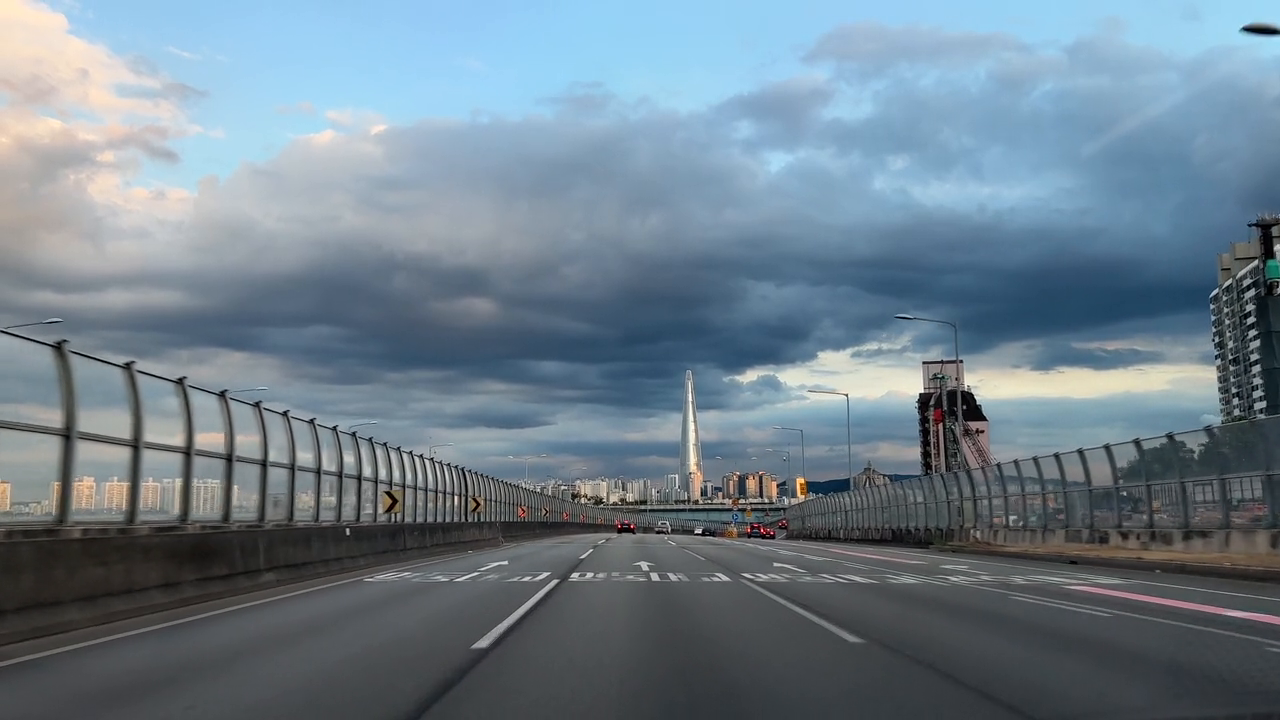
#> input picture frame 45 of Prácticas Movimiento/videos/motoring.mp4, 1280 x 720 px, given in place of people2.mp4, which was not available
$ jupyter execute Ejemplo.ipynb
#> lines starting #> are read from the running program, lines starting #| are printed output that depends on the picture; after the words box and inside, x2 and y2 are one past the last pixel; in counts of white or black regions, pixels touching at a corner belong together; pictures that were not available may be replaced by others from this repository, and a replacement may not be noted
[cell 1]
import numpy as np
import cv2

#frame= cv2.VideoCapture(0)
frame = cv2.VideoCapture("videos/people2.mp4")


# crea colores aleatorios
color = np.random.randint(0,255,(100,3))

# toma la primera imagen
status, old_frame = frame.read()
#> old_frame is the input picture: shape (720, 1280, 3); mean B, G, R 139.8, 127.5, 110.5
old_gray = cv2.cvtColor(old_frame, cv2.COLOR_BGR2GRAY)


#inicializo una imagen para aÃ±adir los resultados en blanco
result2 =  np.zeros_like(old_gray)
int = 0
while status:

        #captura la imagen 2
        ret, img = frame.read()
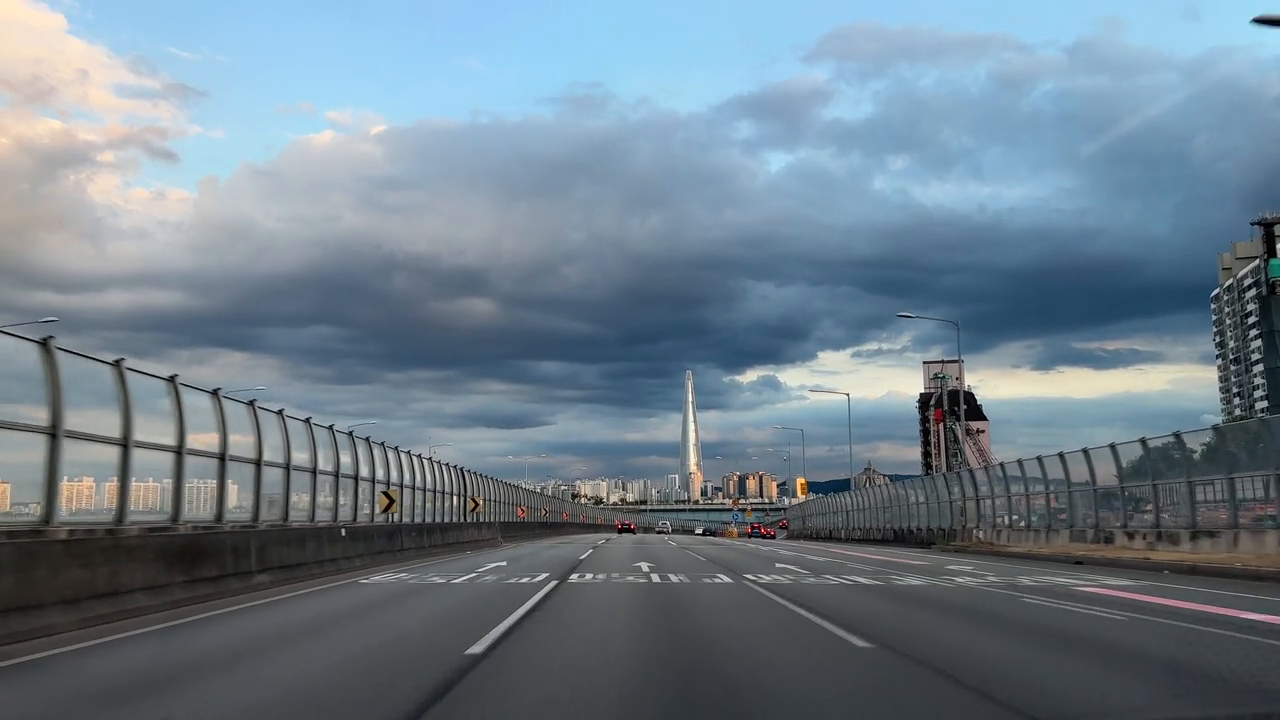
#> input picture frame 46 of Prácticas Movimiento/videos/motoring.mp4, 1280 x 720 px, given in place of people2.mp4, which was not available
#> img is the input picture: shape (720, 1280, 3); mean B, G, R 139.7, 127.4, 110.4
        gray = cv2.cvtColor(img, cv2.COLOR_BGR2GRAY)
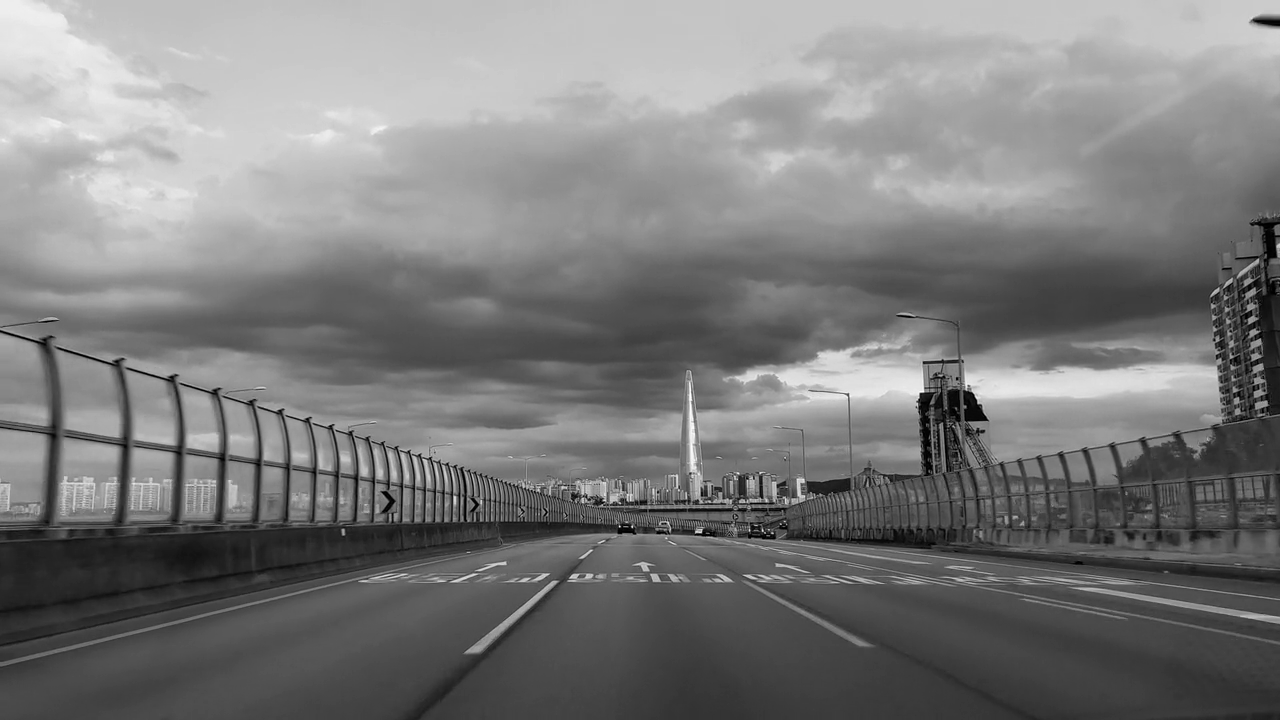
#> gray: shape (720, 1280); min 0, max 255, mean 123.7

        #calcula la diferencia
        result =  gray - old_gray
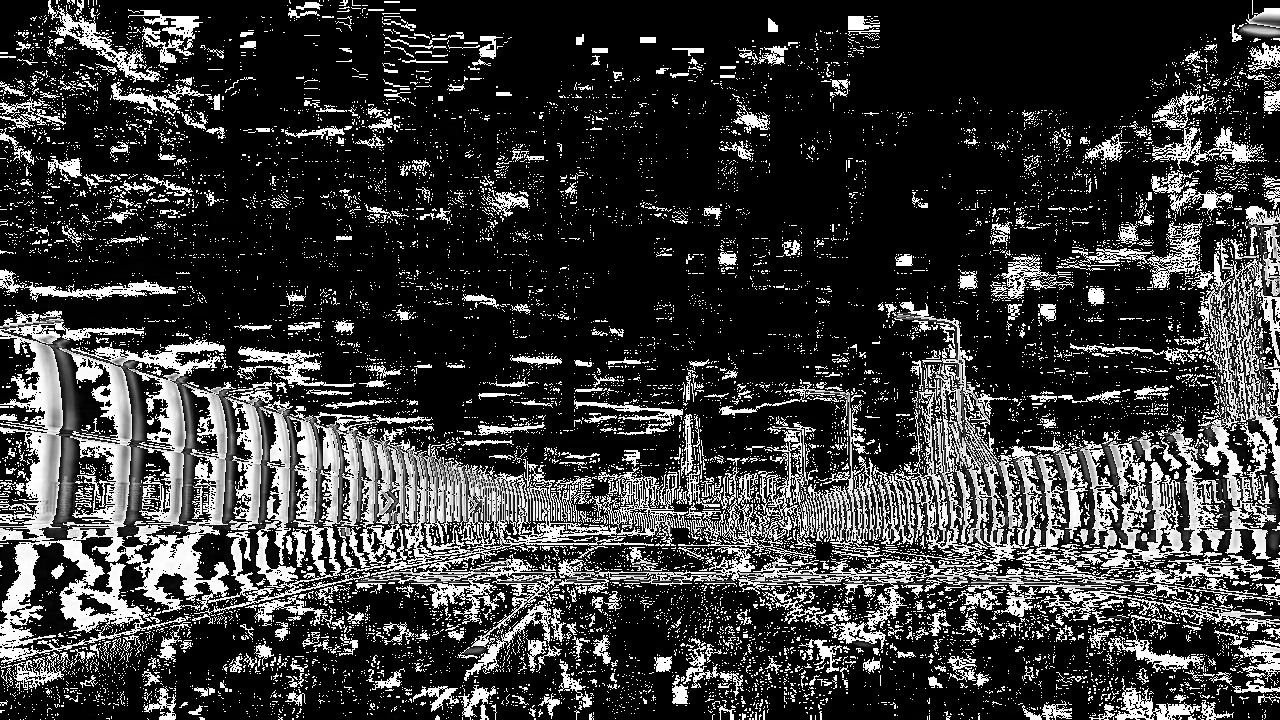
#> result: shape (720, 1280); min 0, max 255, mean 56.8
        result[result<50]= 255
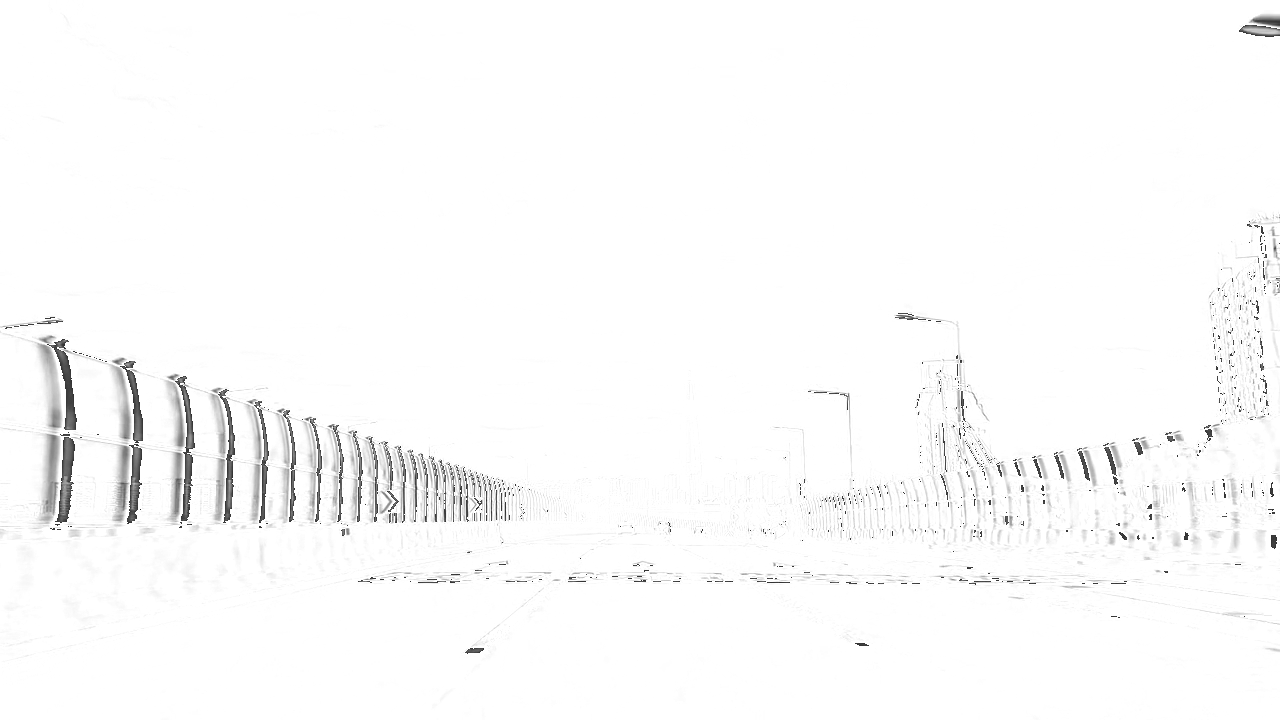
#> result: shape (720, 1280); min 50, max 255, mean 250.9
        result2 = result + result2
        result2[result2>250] = 255
#> result2: shape (720, 1280); 6.64% of pixels changed, all inside (x1, y1, x2, y2) = (0, 0, 1280, 720)
        if int> 20:
          cv2.imshow('foto',result2)
          result2 =  255*np.ones_like(old_gray)
          int = 0

        cv2.imshow('frame', result2)
        # actualiza la imagen 1
        old_gray = gray.copy()
        if cv2.waitKey(1)==27:
#> (key Esc is pressed here)
            status = False
        int +=1


frame.release()
cv2.waitKey(0)
cv2.destroyAllWindows()

$ run again, starting later in the video
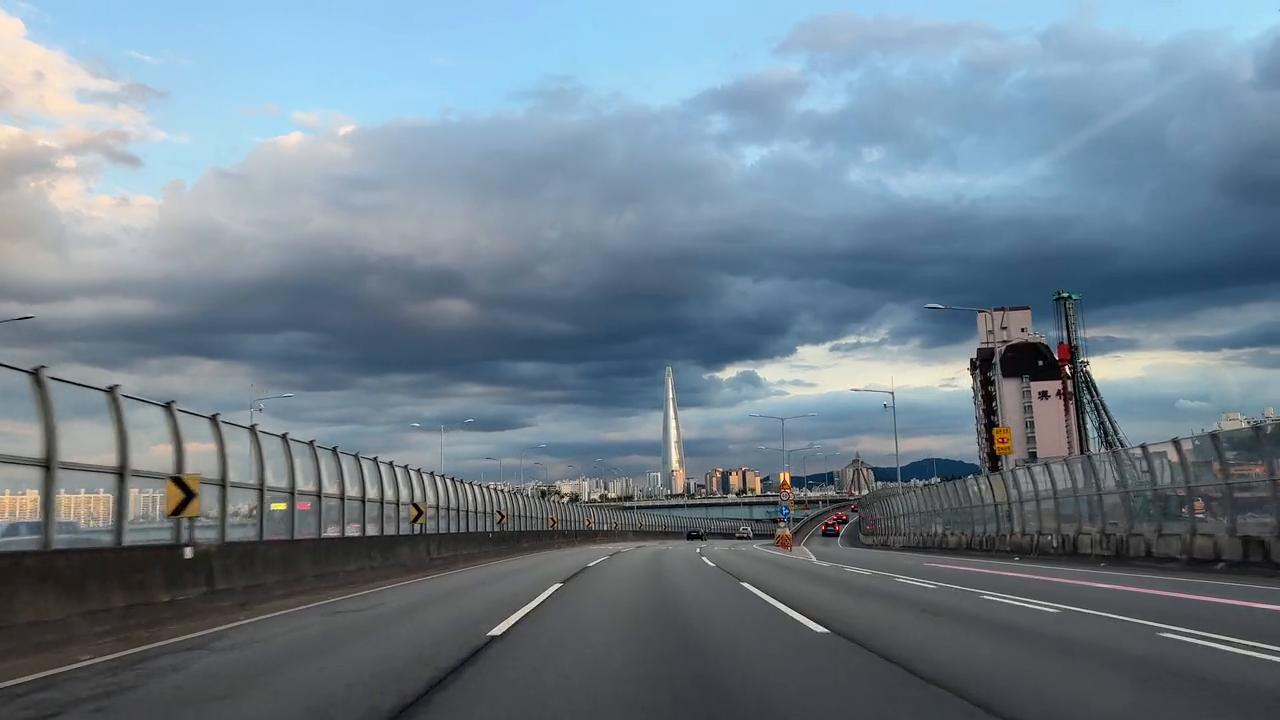
#> input picture frame 204 of Prácticas Movimiento/videos/motoring.mp4, 1280 x 720 px, given in place of people2.mp4, which was not available
#> old_frame is the input picture: shape (720, 1280, 3); mean B, G, R 140.4, 127.9, 111.3
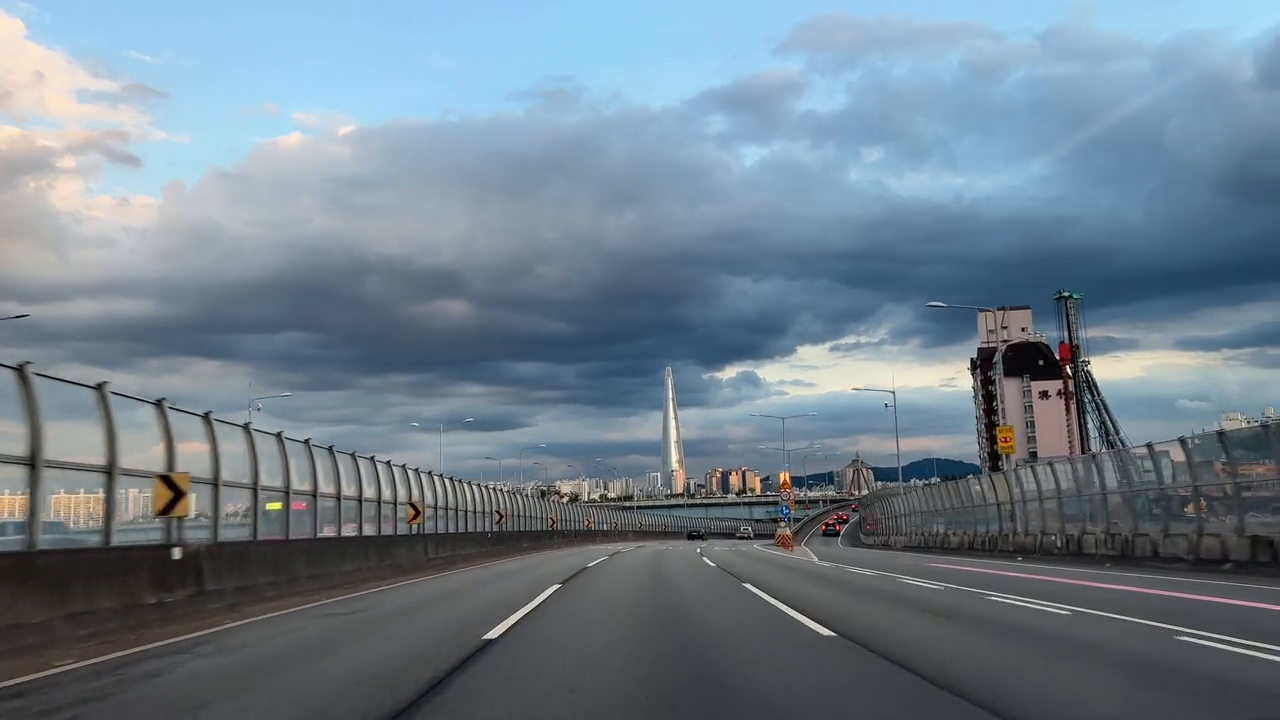
#> input picture frame 205 of Prácticas Movimiento/videos/motoring.mp4, 1280 x 720 px, given in place of people2.mp4, which was not available
#> img is the input picture: shape (720, 1280, 3); mean B, G, R 140.6, 127.9, 111.5
#> `result[result<50]= 255`:
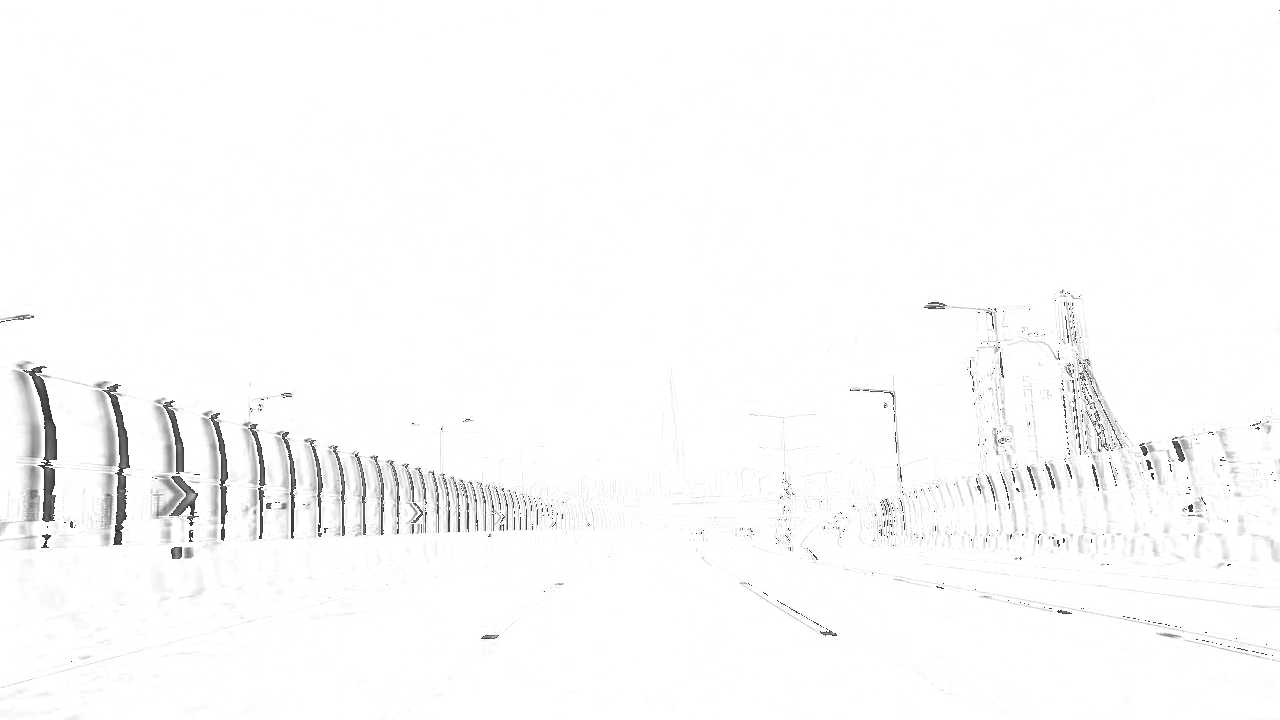
#> result: shape (720, 1280); min 50, max 255, mean 251.2
#> result2: shape (720, 1280); 6.11% of pixels changed, all inside (x1, y1, x2, y2) = (0, 0, 1280, 720)

$ run again, starting later in the video
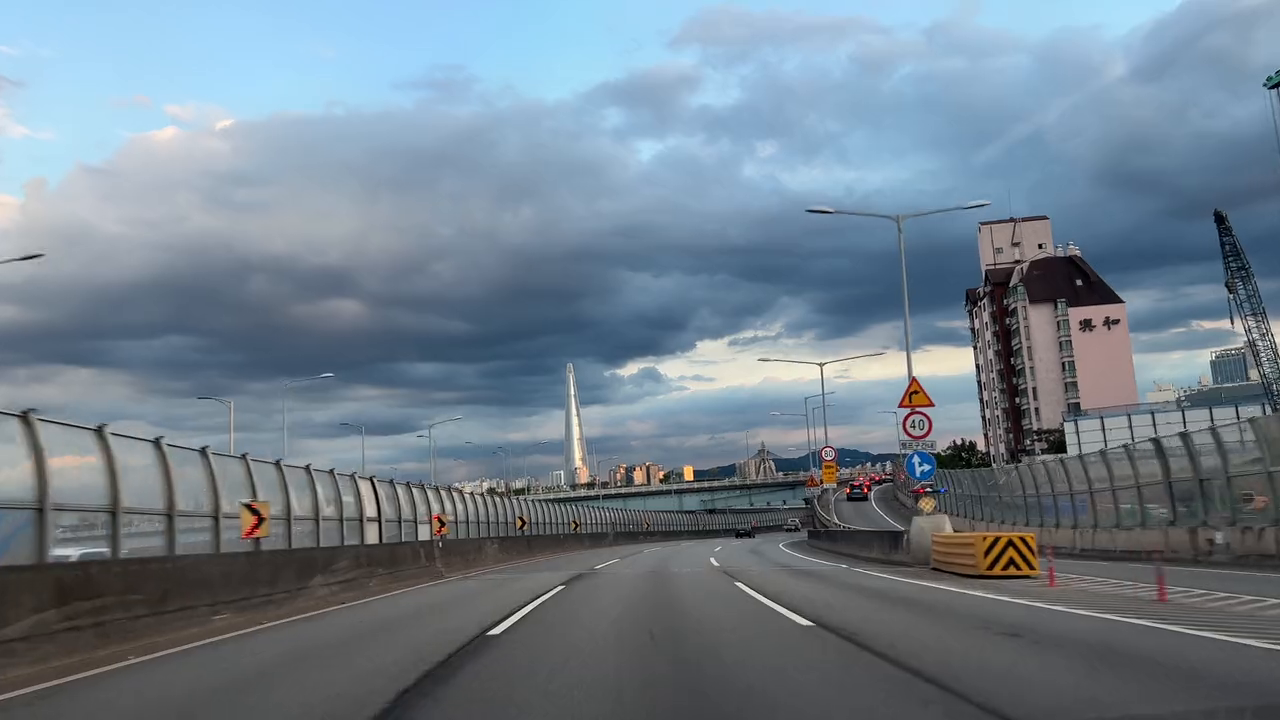
#> input picture frame 364 of Prácticas Movimiento/videos/motoring.mp4, 1280 x 720 px, given in place of people2.mp4, which was not available
#> old_frame is the input picture: shape (720, 1280, 3); mean B, G, R 141.4, 128.6, 113.7
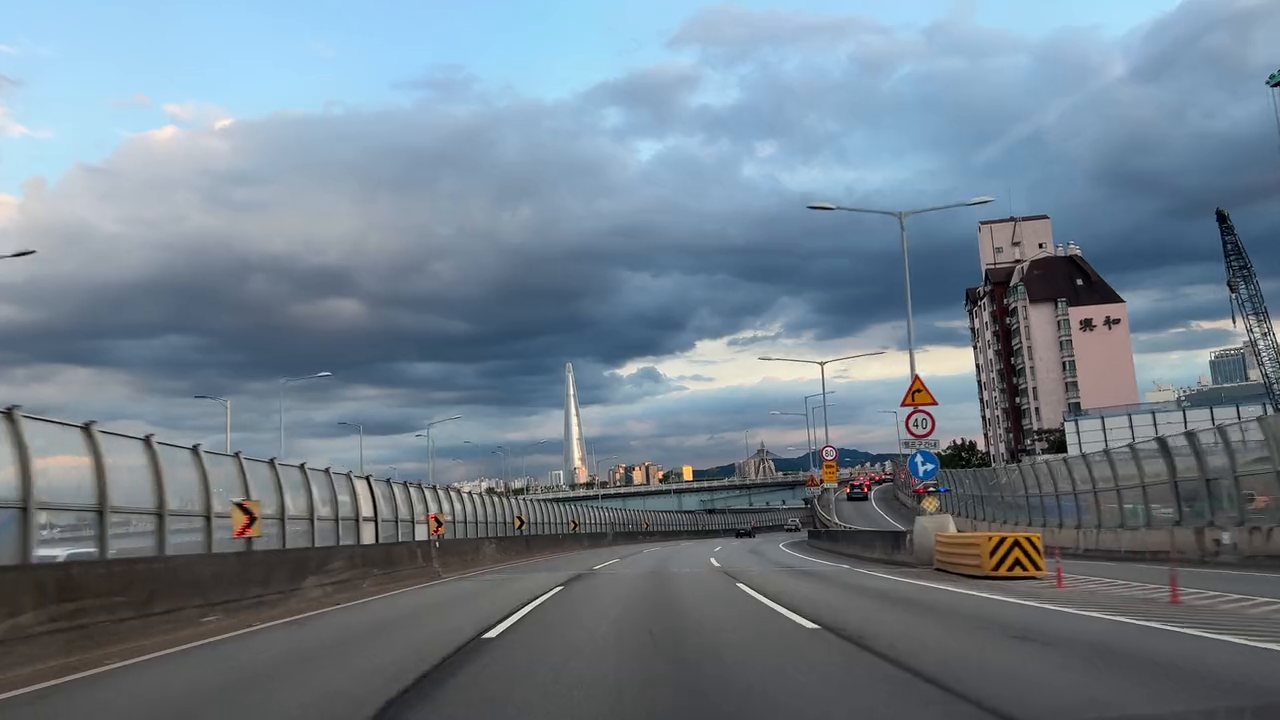
#> input picture frame 365 of Prácticas Movimiento/videos/motoring.mp4, 1280 x 720 px, given in place of people2.mp4, which was not available
#> img is the input picture: shape (720, 1280, 3); mean B, G, R 141.5, 128.7, 113.8
#> `result[result<50]= 255`:
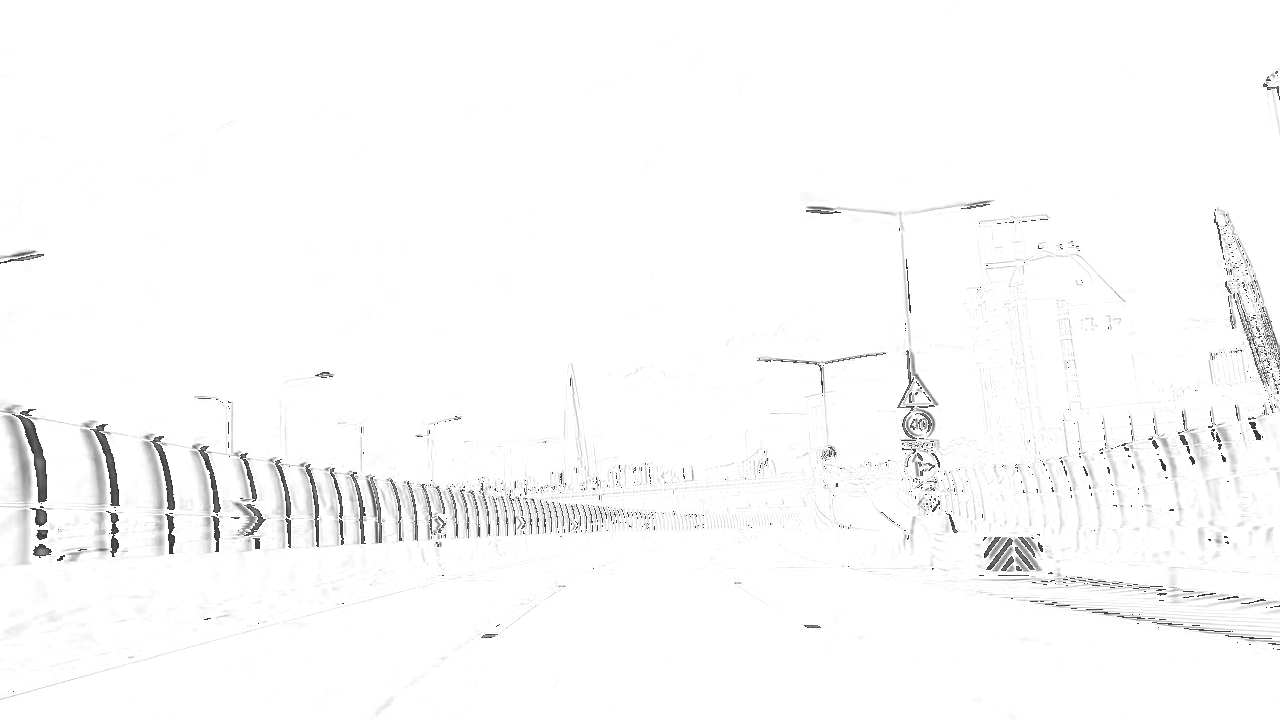
#> result: shape (720, 1280); min 50, max 255, mean 250.6
#> result2: shape (720, 1280); 6.35% of pixels changed, all inside (x1, y1, x2, y2) = (0, 0, 1280, 720)
